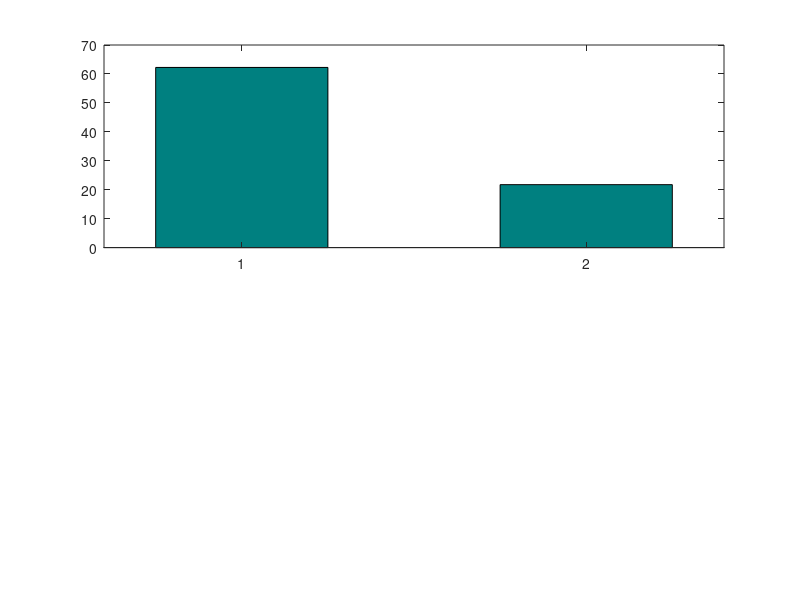

Write MATLAB code to recreate this figure. (Note: this script raises an error after producing the figure.)

% Katie Brown
% Matlab final project 

% Parkinson's disease is the 2nd most common age-related neurodegenerative
% disease. Most people with Parkinson's disease will experience changes to
% their speech. Symptoms are very different across individuals. For
% example, some individuals might have speech that has a slowed rate with
% many inappropriate pauses, while others may have speech that is rushed
% and stuttering-like. Currently, it is not know which individuals will
% present with which speech symptoms; however, there is limited reserach to
% suggest that the speech symptoms may correlate with motor symptom
% predominance, which also varies in Parkinson's. Motor symptom
% predominance is judged by the predominant motor characteristic an
% individual presents with, and is used to separate individuals into 2
% subtypes- a tremor-dominant subtype, and a non-tremor subtype. 

% The aim of this project is to present some fake data and practice plotting
% and analyzing it. For this fake data, there are 
% 8 subjects with idiopathic Parkinson's disease speech
% impairment.
% A speech sample taken for each subject, reading The Caterpillar
% passage, a speech task designed to provide a contextual approach to
% analyzing and comparing prosodic and segmental variables across
% individuals.
% Variabls = [pause, length, syllables, dysfluencies, subtype]
% pause = total # of pauses (pause >= 10 ms) in sample
% length = total length of reading passage, in seconds
% syllables = total number of syllables spoken (including dysfluencies)
% dysfluencies = total number of dysfluencies in the sample 
% subtype= PD subtype; 0=tremor dominant, 1=non-tremor
clear all


% check this, was inconsistent in your code (I think you had two switches
% so it plotted right!
tremor= 1:4;
nontremor=5:8;

sub1= [60, 75, 261, 3, 1]
sub2=[72, 70, 266, 8, 1]
sub3=[56, 80, 273, 2, 1]
sub4=[61, 87, 261, 5, 1]
sub5=[26, 60, 300, 26, 0]
sub6=[19, 51, 294, 30, 0]
sub7=[22, 49, 301, 40, 0]
sub8=[20, 50, 322, 29, 0]

data=[sub1;sub2;sub3;sub4;sub5;sub6;sub7;sub8]


% calculate average # of syllables
mean(data(:,3))

% calculate average # of syllables per second, by subject
for s=1:size(data, 1)
syllablespersec(s)=data(s,3) / data(s,2);
end

x=syllablespersec
y=1:8
scatter(syllablespersec,y) % should this be the other way around

%find average number of pauses, between groups
AvgTremorPause = mean(data(tremor,1));
AvgTremorPauseSTE=std(data(tremor,1))/sqrt(length(tremor));

AvgNonTremorPause = mean(data(nontremor,1))
AvgNonTremorPauseSTE=std(data(nontremor,1))/sqrt(length(nontremor));

%find average number of dysfluencies, between groups
AvgTremorDysfluencies = mean(data(tremor,4));
AvgTremorDysfluenciesSTE=std(data(tremor,4))/sqrt(length(tremor));
AvgNonTremorDysfluencies = mean(data(nontremor,4));
AvgNonTremorDysfluenciesSTE=std(data(nontremor,4))/sqrt(length(nontremor));

%plot average pauses, between groups

figure(1); clf 
subplot(2,1,1)
avgpausetime=[AvgTremorPause AvgNonTremorPause];
avgpausetimeSTE=[AvgTremorPauseSTE AvgNonTremorPauseSTE];

% so you had a bug in here where the tremor and the non-tremor were
% miscategorized!
bar(1:2,avgpausetime, 'FaceColor', [0 0.5 0.5], 'LineWidth', .1, 'BarWidth', .5, 'EdgeColor',['0 0 0']);hold on
e=errorbar(1:2,avgpausetime, avgpausetimeSTE);
set(e, 'LineStyle', 'none', 'Color', 'k')
set(gca, 'XTickLabel', {'tremor', 'non-tremor'});
title('Subplot 1')


%plot average number of dysfluencies, between groups as a subplot
subplot(2,1,2)
d=categorical({'tremor', 'non-tremor'});
dysfluencies=[AvgTremorDysfluencies AvgNonTremorDysfluencies];
dysfluenciesSTE=[AvgTremorDysfluenciesSTE AvgNonTremorDysfluenciesSTE];

bar(1:2,dysfluencies, 'FaceColor', [0 0.5 0.5], 'LineWidth', .1, 'BarWidth', .5, 'EdgeColor',['0 0 0']); hold on
e=errorbar(1:2,dysfluencies, dysfluenciesSTE);
set(e, 'LineStyle', 'none', 'Color', 'k')
set(gca, 'XTickLabel', {'tremor', 'non-tremor'});
title('Subplot 2')


